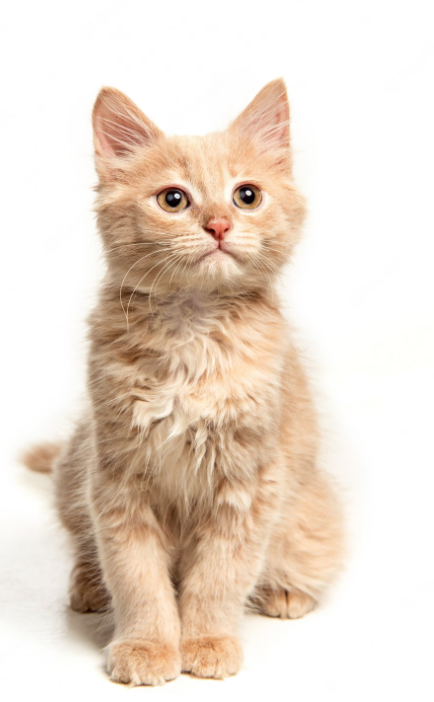
#> input picture data/cat.png, 434 x 702 px, found by its file name
$ jupyter execute '3-4 影像形成模型.ipynb'
#> lines starting #> are read from the running program, lines starting #| are printed output that depends on the picture
[cell 1]
import numpy as np
import cv2
import matplotlib.pyplot as plt

[cell 2]
def ImageFormationModel(img, x0, y0, sigma):

    img_copy = img.copy()
    nr, nc = img_copy.shape[:2]
    illumination = np.zeros([nr, nc], dtype='float32')

    # 打光函數
    for x in range(nr):
        for y in range(nc):
            illumination[x, y] = np.exp(-(((x-x0)**2+(y-y0)**2)/(2*sigma**2)))

    for c in range(img.shape[2]):
        for x in range(nr):
            for y in range(nc):
                val = illumination[x, y]*img[x,y,c]
                img_copy[x,y,c] = val

    return illumination, img_copy

[cell 3]
if __name__ == "__main__":
    img = cv2.imread('./cat.png')
#> img is the input picture: shape (702, 434, 3); mean B, G, R 206, 219.3, 233.9
    nr, nc = img.shape[:2]
#> nr = 702; nc = 434
    #print(nr, nc)
    x0 = nr//2
#> x0 = 351
    y0 = nc//2
#> y0 = 217
    # 打光範圍（半徑）
    sigma = 500
    illumination, new_img = ImageFormationModel(img, x0, y0, sigma)
#> after the loop in ImageFormationModel, `for x in range(nr):`:
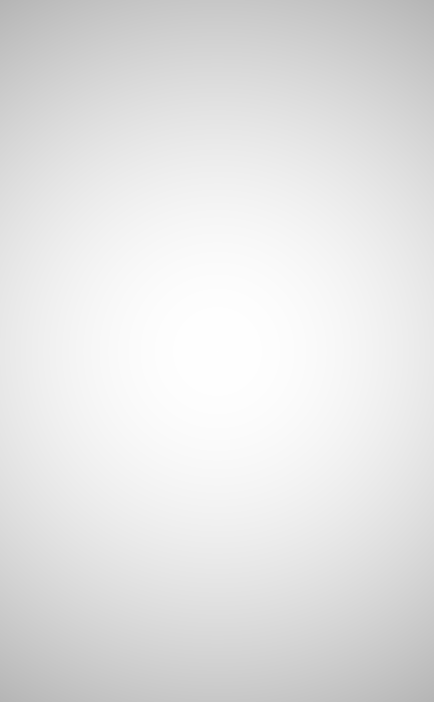
#> illumination: shape (702, 434) float32; min 0.711, max 1, mean 0.895
#> after the loop in ImageFormationModel, `for c in range(img.shape[2]):`:
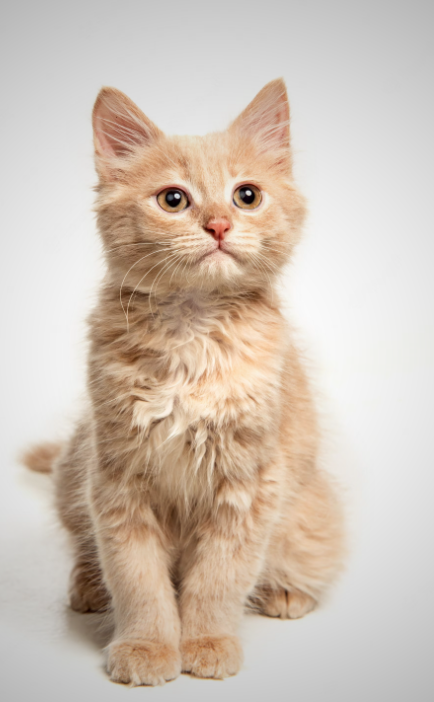
#> img_copy: shape (702, 434, 3); mean B, G, R 181.9, 194.4, 208

    plt.subplot(1,2,1)
    plt.axis('off')
    plt.title('illumination')
    plt.imshow(illumination, cmap='gray')

    plt.subplot(1,2,2)
    plt.axis('off')
    plt.title('result')
    plt.imshow(new_img[:,:,::-1])
    plt.show()
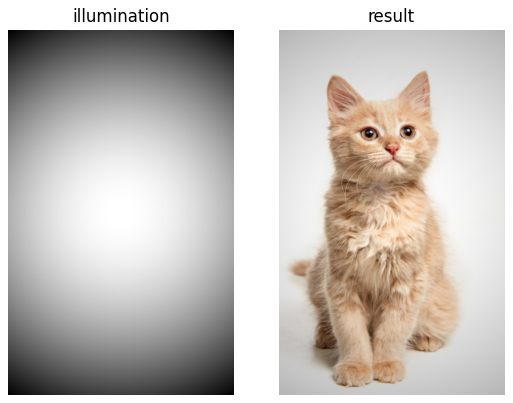
#> figure drawn by matplotlib, 2 panels
